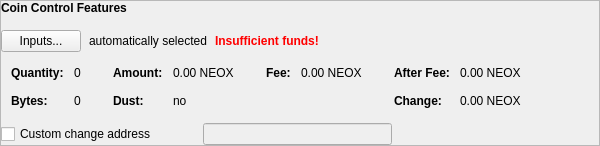
      <widget class="QFrame" name="frameCoinControl">
       <property name="sizePolicy">
        <sizepolicy hsizetype="Expanding" vsizetype="Fixed">
         <horstretch>0</horstretch>
         <verstretch>0</verstretch>
        </sizepolicy>
       </property>
       <property name="minimumSize">
        <size>
         <width>600</width>
         <height>100</height>
        </size>
       </property>
       <property name="frameShape">
        <enum>QFrame::StyledPanel</enum>
       </property>
       <property name="frameShadow">
        <enum>QFrame::Raised</enum>
       </property>
       <layout class="QVBoxLayout" name="verticalLayout_4">
        <property name="spacing">
         <number>6</number>
        </property>
        <property name="leftMargin">
         <number>0</number>
        </property>
        <property name="topMargin">
         <number>0</number>
        </property>
        <property name="rightMargin">
         <number>0</number>
        </property>
        <property name="bottomMargin">
         <number>0</number>
        </property>
        <item>
         <layout class="QVBoxLayout" name="verticalLayoutCoinControl" stretch="0,0,0,0">
          <property name="spacing">
           <number>0</number>
          </property>
          <property name="sizeConstraint">
           <enum>QLayout::SetDefaultConstraint</enum>
          </property>
          <property name="leftMargin">
           <number>0</number>
          </property>
          <property name="topMargin">
           <number>0</number>
          </property>
          <item>
           <layout class="QHBoxLayout" name="horizontalLayoutCoinControl1">
            <property name="bottomMargin">
             <number>15</number>
            </property>
            <item>
             <widget class="QLabel" name="labelCoinControlFeatures">
              <property name="sizePolicy">
               <sizepolicy hsizetype="Preferred" vsizetype="Maximum">
                <horstretch>0</horstretch>
                <verstretch>0</verstretch>
               </sizepolicy>
              </property>
              <property name="font">
               <font>
                <weight>75</weight>
                <bold>true</bold>
               </font>
              </property>
              <property name="styleSheet">
               <string notr="true">font-weight:bold;</string>
              </property>
              <property name="text">
               <string>Coin Control Features</string>
              </property>
             </widget>
            </item>
           </layout>
          </item>
          <item>
           <layout class="QHBoxLayout" name="horizontalLayoutCoinControl2" stretch="0,0,0,0">
            <property name="spacing">
             <number>8</number>
            </property>
            <property name="bottomMargin">
             <number>10</number>
            </property>
            <item>
             <widget class="QPushButton" name="pushButtonCoinControl">
              <property name="styleSheet">
               <string notr="true"/>
              </property>
              <property name="text">
               <string>Inputs...</string>
              </property>
              <property name="autoDefault">
               <bool>false</bool>
              </property>
             </widget>
            </item>
            <item>
             <widget class="QLabel" name="labelCoinControlAutomaticallySelected">
              <property name="text">
               <string>automatically selected</string>
              </property>
              <property name="margin">
               <number>5</number>
              </property>
             </widget>
            </item>
            <item>
             <widget class="QLabel" name="labelCoinControlInsuffFunds">
              <property name="font">
               <font>
                <weight>75</weight>
                <bold>true</bold>
               </font>
              </property>
              <property name="styleSheet">
               <string notr="true">color:red;font-weight:bold;</string>
              </property>
              <property name="text">
               <string>Insufficient funds!</string>
              </property>
              <property name="margin">
               <number>5</number>
              </property>
             </widget>
            </item>
            <item>
             <spacer name="horizontalSpacerCoinControl">
              <property name="orientation">
               <enum>Qt::Horizontal</enum>
              </property>
              <property name="sizeHint" stdset="0">
               <size>
                <width>40</width>
                <height>1</height>
               </size>
              </property>
             </spacer>
            </item>
           </layout>
          </item>
          <item>
           <widget class="QWidget" name="widgetCoinControl" native="true">
            <property name="sizePolicy">
             <sizepolicy hsizetype="Preferred" vsizetype="Preferred">
              <horstretch>0</horstretch>
              <verstretch>0</verstretch>
             </sizepolicy>
            </property>
            <property name="minimumSize">
             <size>
              <width>0</width>
              <height>0</height>
             </size>
            </property>
            <property name="styleSheet">
             <string notr="true"/>
            </property>
            <layout class="QHBoxLayout" name="horizontalLayoutCoinControl5">
             <property name="leftMargin">
              <number>0</number>
             </property>
             <property name="topMargin">
              <number>0</number>
             </property>
             <property name="rightMargin">
              <number>0</number>
             </property>
             <property name="bottomMargin">
              <number>0</number>
             </property>
             <item>
              <layout class="QHBoxLayout" name="horizontalLayoutCoinControl3" stretch="0,0,0,1">
               <property name="spacing">
                <number>20</number>
               </property>
               <property name="topMargin">
                <number>0</number>
               </property>
               <property name="bottomMargin">
                <number>10</number>
               </property>
               <item>
                <layout class="QFormLayout" name="formLayoutCoinControl1">
                 <property name="horizontalSpacing">
                  <number>10</number>
                 </property>
                 <property name="verticalSpacing">
                  <number>14</number>
                 </property>
                 <property name="leftMargin">
                  <number>10</number>
                 </property>
                 <property name="topMargin">
                  <number>4</number>
                 </property>
                 <property name="rightMargin">
                  <number>6</number>
                 </property>
                 <item row="0" column="0">
                  <widget class="QLabel" name="labelCoinControlQuantityText">
                   <property name="font">
                    <font>
                     <weight>75</weight>
                     <bold>true</bold>
                    </font>
                   </property>
                   <property name="text">
                    <string>Quantity:</string>
                   </property>
                   <property name="margin">
                    <number>0</number>
                   </property>
                  </widget>
                 </item>
                 <item row="0" column="1">
                  <widget class="QLabel" name="labelCoinControlQuantity">
                   <property name="cursor">
                    <cursorShape>IBeamCursor</cursorShape>
                   </property>
                   <property name="contextMenuPolicy">
                    <enum>Qt::ActionsContextMenu</enum>
                   </property>
                   <property name="text">
                    <string notr="true">0</string>
                   </property>
                   <property name="margin">
                    <number>0</number>
                   </property>
                   <property name="textInteractionFlags">
                    <set>Qt::LinksAccessibleByMouse|Qt::TextSelectableByKeyboard|Qt::TextSelectableByMouse</set>
                   </property>
                  </widget>
                 </item>
                 <item row="1" column="0">
                  <widget class="QLabel" name="labelCoinControlBytesText">
                   <property name="font">
                    <font>
                     <weight>75</weight>
                     <bold>true</bold>
                    </font>
                   </property>
                   <property name="text">
                    <string>Bytes:</string>
                   </property>
                  </widget>
                 </item>
                 <item row="1" column="1">
                  <widget class="QLabel" name="labelCoinControlBytes">
                   <property name="cursor">
                    <cursorShape>IBeamCursor</cursorShape>
                   </property>
                   <property name="contextMenuPolicy">
                    <enum>Qt::ActionsContextMenu</enum>
                   </property>
                   <property name="text">
                    <string notr="true">0</string>
                   </property>
                   <property name="textInteractionFlags">
                    <set>Qt::LinksAccessibleByMouse|Qt::TextSelectableByKeyboard|Qt::TextSelectableByMouse</set>
                   </property>
                  </widget>
                 </item>
                </layout>
               </item>
               <item>
                <layout class="QFormLayout" name="formLayoutCoinControl2">
                 <property name="horizontalSpacing">
                  <number>10</number>
                 </property>
                 <property name="verticalSpacing">
                  <number>14</number>
                 </property>
                 <property name="leftMargin">
                  <number>6</number>
                 </property>
                 <property name="topMargin">
                  <number>4</number>
                 </property>
                 <property name="rightMargin">
                  <number>6</number>
                 </property>
                 <item row="0" column="0">
                  <widget class="QLabel" name="labelCoinControlAmountText">
                   <property name="font">
                    <font>
                     <weight>75</weight>
                     <bold>true</bold>
                    </font>
                   </property>
                   <property name="text">
                    <string>Amount:</string>
                   </property>
                   <property name="margin">
                    <number>0</number>
                   </property>
                  </widget>
                 </item>
                 <item row="0" column="1">
                  <widget class="QLabel" name="labelCoinControlAmount">
                   <property name="cursor">
                    <cursorShape>IBeamCursor</cursorShape>
                   </property>
                   <property name="contextMenuPolicy">
                    <enum>Qt::ActionsContextMenu</enum>
                   </property>
                   <property name="text">
                    <string notr="true">0.00 NEOX</string>
                   </property>
                   <property name="textInteractionFlags">
                    <set>Qt::LinksAccessibleByMouse|Qt::TextSelectableByKeyboard|Qt::TextSelectableByMouse</set>
                   </property>
                  </widget>
                 </item>
                 <item row="1" column="0">
                  <widget class="QLabel" name="labelCoinControlLowOutputText">
                   <property name="font">
                    <font>
                     <weight>75</weight>
                     <bold>true</bold>
                    </font>
                   </property>
                   <property name="text">
                    <string>Dust:</string>
                   </property>
                  </widget>
                 </item>
                 <item row="1" column="1">
                  <widget class="QLabel" name="labelCoinControlLowOutput">
                   <property name="cursor">
                    <cursorShape>IBeamCursor</cursorShape>
                   </property>
                   <property name="contextMenuPolicy">
                    <enum>Qt::ActionsContextMenu</enum>
                   </property>
                   <property name="text">
                    <string notr="true">no</string>
                   </property>
                   <property name="textInteractionFlags">
                    <set>Qt::LinksAccessibleByMouse|Qt::TextSelectableByKeyboard|Qt::TextSelectableByMouse</set>
                   </property>
                  </widget>
                 </item>
                </layout>
               </item>
               <item>
                <layout class="QFormLayout" name="formLayoutCoinControl3">
                 <property name="horizontalSpacing">
                  <number>10</number>
                 </property>
                 <property name="verticalSpacing">
                  <number>14</number>
                 </property>
                 <property name="leftMargin">
                  <number>6</number>
                 </property>
                 <property name="topMargin">
                  <number>4</number>
                 </property>
                 <property name="rightMargin">
                  <number>6</number>
                 </property>
                 <item row="0" column="0">
                  <widget class="QLabel" name="labelCoinControlFeeText">
                   <property name="font">
                    <font>
                     <weight>75</weight>
                     <bold>true</bold>
                    </font>
                   </property>
                   <property name="text">
                    <string>Fee:</string>
                   </property>
                   <property name="margin">
                    <number>0</number>
                   </property>
                  </widget>
                 </item>
                 <item row="0" column="1">
                  <widget class="QLabel" name="labelCoinControlFee">
                   <property name="cursor">
                    <cursorShape>IBeamCursor</cursorShape>
                   </property>
                   <property name="contextMenuPolicy">
                    <enum>Qt::ActionsContextMenu</enum>
                   </property>
                   <property name="text">
                    <string notr="true">0.00 NEOX</string>
                   </property>
                   <property name="textInteractionFlags">
                    <set>Qt::LinksAccessibleByMouse|Qt::TextSelectableByKeyboard|Qt::TextSelectableByMouse</set>
                   </property>
                  </widget>
                 </item>
                </layout>
               </item>
               <item>
                <layout class="QFormLayout" name="formLayoutCoinControl4">
                 <property name="horizontalSpacing">
                  <number>10</number>
                 </property>
                 <property name="verticalSpacing">
                  <number>14</number>
                 </property>
                 <property name="leftMargin">
                  <number>6</number>
                 </property>
                 <property name="topMargin">
                  <number>4</number>
                 </property>
                 <property name="rightMargin">
                  <number>6</number>
                 </property>
                 <item row="0" column="0">
                  <widget class="QLabel" name="labelCoinControlAfterFeeText">
                   <property name="font">
                    <font>
                     <weight>75</weight>
                     <bold>true</bold>
                    </font>
                   </property>
                   <property name="text">
                    <string>After Fee:</string>
                   </property>
                   <property name="margin">
                    <number>0</number>
                   </property>
                  </widget>
                 </item>
                 <item row="0" column="1">
                  <widget class="QLabel" name="labelCoinControlAfterFee">
                   <property name="cursor">
                    <cursorShape>IBeamCursor</cursorShape>
                   </property>
                   <property name="contextMenuPolicy">
                    <enum>Qt::ActionsContextMenu</enum>
                   </property>
                   <property name="text">
                    <string notr="true">0.00 NEOX</string>
                   </property>
                   <property name="textInteractionFlags">
                    <set>Qt::LinksAccessibleByMouse|Qt::TextSelectableByKeyboard|Qt::TextSelectableByMouse</set>
                   </property>
                  </widget>
                 </item>
                 <item row="1" column="0">
                  <widget class="QLabel" name="labelCoinControlChangeText">
                   <property name="font">
                    <font>
                     <weight>75</weight>
                     <bold>true</bold>
                    </font>
                   </property>
                   <property name="text">
                    <string>Change:</string>
                   </property>
                  </widget>
                 </item>
                 <item row="1" column="1">
                  <widget class="QLabel" name="labelCoinControlChange">
                   <property name="cursor">
                    <cursorShape>IBeamCursor</cursorShape>
                   </property>
                   <property name="contextMenuPolicy">
                    <enum>Qt::ActionsContextMenu</enum>
                   </property>
                   <property name="text">
                    <string notr="true">0.00 NEOX</string>
                   </property>
                   <property name="textInteractionFlags">
                    <set>Qt::LinksAccessibleByMouse|Qt::TextSelectableByKeyboard|Qt::TextSelectableByMouse</set>
                   </property>
                  </widget>
                 </item>
                </layout>
               </item>
              </layout>
             </item>
            </layout>
           </widget>
          </item>
          <item>
           <layout class="QHBoxLayout" name="horizontalLayoutCoinControl4" stretch="0,0,0">
            <property name="spacing">
             <number>12</number>
            </property>
            <property name="sizeConstraint">
             <enum>QLayout::SetDefaultConstraint</enum>
            </property>
            <property name="topMargin">
             <number>5</number>
            </property>
            <property name="rightMargin">
             <number>5</number>
            </property>
            <item>
             <widget class="QCheckBox" name="checkBoxCoinControlChange">
              <property name="toolTip">
               <string>If this is activated, but the change address is empty or invalid, change will be sent to a newly generated address.</string>
              </property>
              <property name="text">
               <string>Custom change address</string>
              </property>
             </widget>
            </item>
            <item>
             <widget class="QValidatedLineEdit" name="lineEditCoinControlChange">
              <property name="enabled">
               <bool>false</bool>
              </property>
              <property name="sizePolicy">
               <sizepolicy hsizetype="Ignored" vsizetype="Fixed">
                <horstretch>0</horstretch>
                <verstretch>0</verstretch>
               </sizepolicy>
              </property>
             </widget>
            </item>
            <item>
             <widget class="QLabel" name="labelCoinControlChangeLabel">
              <property name="sizePolicy">
               <sizepolicy hsizetype="Preferred" vsizetype="Expanding">
                <horstretch>0</horstretch>
                <verstretch>0</verstretch>
               </sizepolicy>
              </property>
              <property name="minimumSize">
               <size>
                <width>0</width>
                <height>0</height>
               </size>
              </property>
              <property name="text">
               <string/>
              </property>
              <property name="margin">
               <number>3</number>
              </property>
             </widget>
            </item>
           </layout>
          </item>
         </layout>
        </item>
       </layout>
      </widget>
